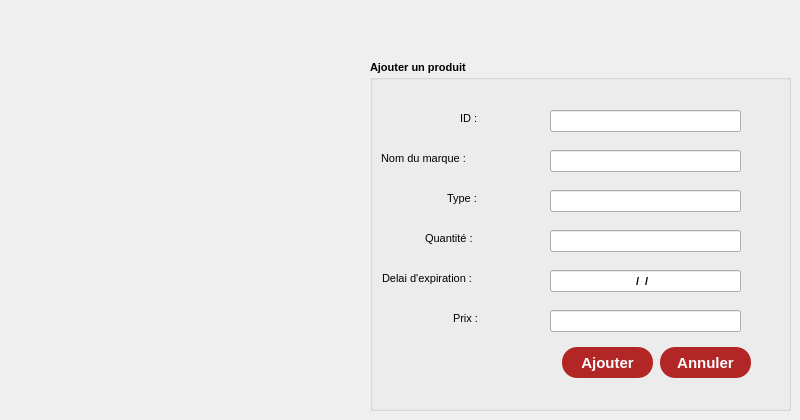
     <widget class="QWidget" name="tab_13">
      <attribute name="title">
       <string>Ajouter</string>
      </attribute>
      <widget class="QGroupBox" name="groupBox_11">
       <property name="geometry">
        <rect>
         <x>370</x>
         <y>60</y>
         <width>421</width>
         <height>351</height>
        </rect>
       </property>
       <property name="font">
        <font>
         <pointsize>8</pointsize>
         <weight>75</weight>
         <bold>true</bold>
        </font>
       </property>
       <property name="title">
        <string>Ajouter un produit</string>
       </property>
       <widget class="QLineEdit" name="le_ID">
        <property name="geometry">
         <rect>
          <x>180</x>
          <y>50</y>
          <width>191</width>
          <height>22</height>
         </rect>
        </property>
       </widget>
       <widget class="QLineEdit" name="le_Type">
        <property name="geometry">
         <rect>
          <x>180</x>
          <y>130</y>
          <width>191</width>
          <height>22</height>
         </rect>
        </property>
        <property name="inputMask">
         <string/>
        </property>
       </widget>
       <widget class="QLineEdit" name="le_Nom">
        <property name="geometry">
         <rect>
          <x>180</x>
          <y>90</y>
          <width>191</width>
          <height>22</height>
         </rect>
        </property>
        <property name="font">
         <font>
          <family>MS Shell Dlg 2</family>
         </font>
        </property>
        <property name="contextMenuPolicy">
         <enum>Qt::DefaultContextMenu</enum>
        </property>
        <property name="layoutDirection">
         <enum>Qt::LeftToRight</enum>
        </property>
        <property name="inputMethodHints">
         <set>Qt::ImhNone</set>
        </property>
        <property name="inputMask">
         <string/>
        </property>
        <property name="maxLength">
         <number>32767</number>
        </property>
        <property name="dragEnabled">
         <bool>false</bool>
        </property>
        <property name="cursorMoveStyle">
         <enum>Qt::VisualMoveStyle</enum>
        </property>
        <property name="clearButtonEnabled">
         <bool>false</bool>
        </property>
       </widget>
       <widget class="QLineEdit" name="le_Prix">
        <property name="geometry">
         <rect>
          <x>180</x>
          <y>250</y>
          <width>191</width>
          <height>22</height>
         </rect>
        </property>
        <property name="inputMask">
         <string/>
        </property>
       </widget>
       <widget class="QPushButton" name="ajouter">
        <property name="geometry">
         <rect>
          <x>192</x>
          <y>287</y>
          <width>91</width>
          <height>31</height>
         </rect>
        </property>
        <property name="font">
         <font>
          <family>Arial</family>
          <pointsize>-1</pointsize>
          <weight>75</weight>
          <bold>true</bold>
         </font>
        </property>
        <property name="styleSheet">
         <string notr="true">QPushButton {
color: #fff;
background:#b22626;
border-radius: 15px;
font-size:15px;
font-family:Arial, Helvetica, sans-serif;
}
QPushButton:hover {
color:#fff;
border:15px;
background:#6a1616;
}</string>
        </property>
        <property name="text">
         <string>Ajouter</string>
        </property>
       </widget>
       <widget class="QPushButton" name="Annuler_1">
        <property name="geometry">
         <rect>
          <x>290</x>
          <y>287</y>
          <width>91</width>
          <height>31</height>
         </rect>
        </property>
        <property name="font">
         <font>
          <family>Arial</family>
          <pointsize>-1</pointsize>
          <weight>75</weight>
          <bold>true</bold>
         </font>
        </property>
        <property name="styleSheet">
         <string notr="true">QPushButton {
color: #fff;
background:#b22626;
border-radius: 15px;
font-size:15px;
font-family:Arial, Helvetica, sans-serif;
}
QPushButton:hover {
color:#fff;
border:15px;
background:#6a1616;
}</string>
        </property>
        <property name="text">
         <string>Annuler</string>
        </property>
       </widget>
       <widget class="QLineEdit" name="le_Delai">
        <property name="geometry">
         <rect>
          <x>180</x>
          <y>210</y>
          <width>191</width>
          <height>22</height>
         </rect>
        </property>
        <property name="inputMask">
         <string>00/00/0000</string>
        </property>
        <property name="alignment">
         <set>Qt::AlignCenter</set>
        </property>
       </widget>
       <widget class="QLineEdit" name="le_Nombre">
        <property name="geometry">
         <rect>
          <x>180</x>
          <y>170</y>
          <width>191</width>
          <height>22</height>
         </rect>
        </property>
        <property name="text">
         <string/>
        </property>
       </widget>
       <widget class="QLabel" name="label_26">
        <property name="geometry">
         <rect>
          <x>90</x>
          <y>50</y>
          <width>71</width>
          <height>16</height>
         </rect>
        </property>
        <property name="font">
         <font>
          <weight>50</weight>
          <bold>false</bold>
         </font>
        </property>
        <property name="text">
         <string>ID :</string>
        </property>
       </widget>
       <widget class="QLabel" name="label_31">
        <property name="geometry">
         <rect>
          <x>83</x>
          <y>250</y>
          <width>71</width>
          <height>16</height>
         </rect>
        </property>
        <property name="font">
         <font>
          <weight>50</weight>
          <bold>false</bold>
         </font>
        </property>
        <property name="text">
         <string>Prix :</string>
        </property>
       </widget>
       <widget class="QLabel" name="label_30">
        <property name="geometry">
         <rect>
          <x>12</x>
          <y>210</y>
          <width>151</width>
          <height>16</height>
         </rect>
        </property>
        <property name="font">
         <font>
          <weight>50</weight>
          <bold>false</bold>
         </font>
        </property>
        <property name="text">
         <string>Delai d'expiration :</string>
        </property>
       </widget>
       <widget class="QLabel" name="label_27">
        <property name="geometry">
         <rect>
          <x>11</x>
          <y>88</y>
          <width>151</width>
          <height>21</height>
         </rect>
        </property>
        <property name="font">
         <font>
          <weight>50</weight>
          <bold>false</bold>
         </font>
        </property>
        <property name="text">
         <string>Nom du marque :</string>
        </property>
       </widget>
       <widget class="QLabel" name="label_29">
        <property name="geometry">
         <rect>
          <x>55</x>
          <y>170</y>
          <width>81</width>
          <height>16</height>
         </rect>
        </property>
        <property name="font">
         <font>
          <weight>50</weight>
          <bold>false</bold>
         </font>
        </property>
        <property name="text">
         <string>Quantité :</string>
        </property>
       </widget>
       <widget class="QLabel" name="label_28">
        <property name="geometry">
         <rect>
          <x>77</x>
          <y>128</y>
          <width>91</width>
          <height>21</height>
         </rect>
        </property>
        <property name="font">
         <font>
          <weight>50</weight>
          <bold>false</bold>
         </font>
        </property>
        <property name="text">
         <string>Type :</string>
        </property>
       </widget>
      </widget>
      <widget class="QLabel" name="image_2">
       <property name="geometry">
        <rect>
         <x>140</x>
         <y>150</y>
         <width>231</width>
         <height>151</height>
        </rect>
       </property>
       <property name="whatsThis">
        <string>&lt;!DOCTYPE HTML PUBLIC &quot;-//W3C//DTD HTML 4.0//EN&quot; &quot;http://www.w3.org/TR/REC-html40/strict.dtd&quot;&gt;
&lt;html&gt;&lt;head&gt;&lt;meta name=&quot;qrichtext&quot; content=&quot;1&quot; /&gt;&lt;style type=&quot;text/css&quot;&gt;
p, li { white-space: pre-wrap; }
&lt;/style&gt;&lt;/head&gt;&lt;body style=&quot; font-family:'MS Shell Dlg 2'; font-size:8pt; font-weight:600; font-style:normal;&quot;&gt;
&lt;p style=&quot;-qt-paragraph-type:empty; margin-top:0px; margin-bottom:0px; margin-left:0px; margin-right:0px; -qt-block-indent:0; text-indent:0px;&quot;&gt;&lt;br /&gt;&lt;/p&gt;&lt;/body&gt;&lt;/html&gt;</string>
       </property>
       <property name="styleSheet">
        <string notr="true"/>
       </property>
       <property name="text">
        <string/>
       </property>
      </widget>
     </widget>
